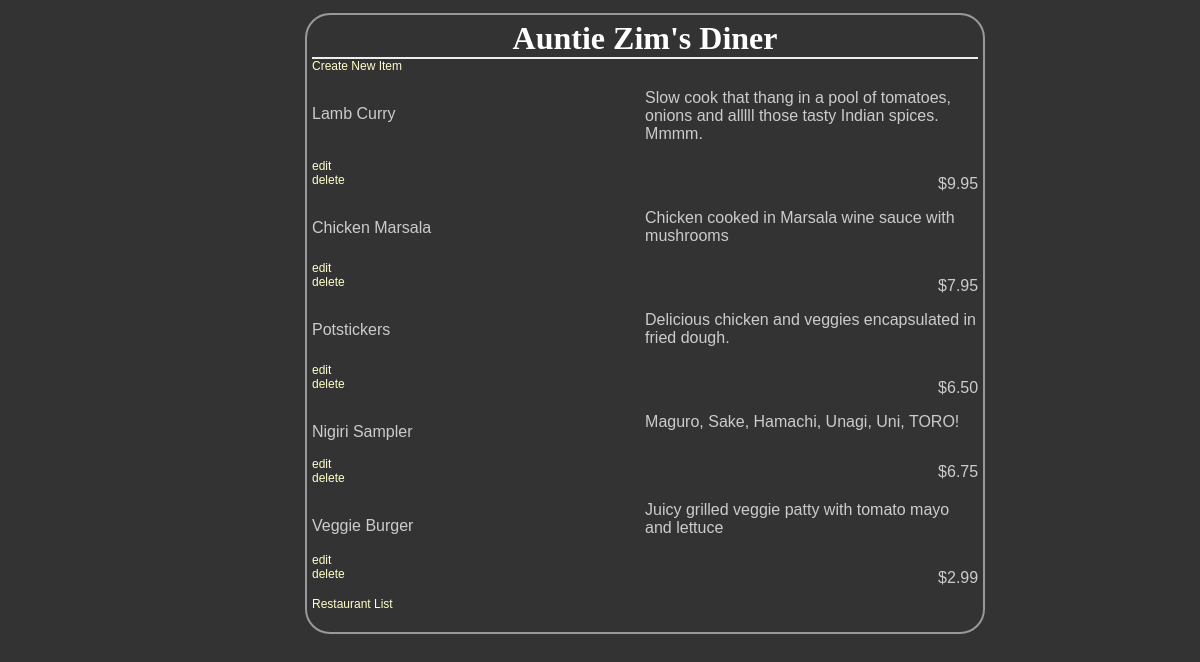
/restaurants/6/, run on the app's committed database.
### database_setup.py (models this page shows)
class Restaurant(Base):
    __tablename__ = 'restaurant'
    name = Column(String(80), nullable = False)
    id = Column(Integer, primary_key = True)

class MenuItem(Base):
    __tablename__ = 'menu_item'
    name = Column(String(80), nullable = False)
    id = Column(Integer, primary_key = True)
    course = Column(String(250))
    description = Column(String(250))
    price = Column(String(8))
    restaurant_id = Column(Integer, ForeignKey('restaurant.id'))
    restaurant = relationship(Restaurant)

### project.py (the view)
@app.route('/restaurants/<int:restaurant_id>/')
def restaurantMenu(restaurant_id = None):
    restaurant = session.query(Restaurant).filter_by(id = restaurant_id).first()
    if restaurant:
        items = session.query(MenuItem).filter_by(restaurant_id = restaurant.id)
        return render_template('menu.html', restaurant=restaurant, items=items)
    else:
        output = ''
        output += "<html><head><title>List Menu Items</title></head><body>"
        output += "<h2>No restaurant data found for ID#{0}</h2></body>".format(restaurant_id)
        return output

### templates/menu.html (shortened to what this page needs)
<html>
<head>
    <link rel=stylesheet type=text/css href="{{ url_for('static', filename='styles.css') }}">
</head>
<body>
    <div class = 'pane'>
        <div class = 'header'>
        <h1>{{ restaurant.name }}</h1>
    </div>
    <a href = "{{url_for('newMenuItem', restaurant_id = restaurant.id) }}">Create New Item</a>
    {% for i in items %}
        <div class = 'nameAndPrice'>
            <span class = 'name'><p>{{i.name}}</p></span>
            <span class = 'description'><p>{{i.description}}</p></span>
            <span class = 'price'><p>{{i.price}} </p></span>
        </div>
        <div class = "editdeletepane">
            <a href='{{url_for("editMenuItem", restaurant_id = restaurant.id, menu_id = i.id) }}'>edit</a>
            <a href='{{url_for("deleteMenuItem", restaurant_id = restaurant.id, menu_id = i.id ) }}'>delete</a>
        </div>
    {% endfor %}
    <p>
        <a href= "{{url_for('listRestaurants')}}">Restaurant List</a>
    </p>
</body>
</html>

### static/styles.css (style rules this page uses)
body { font-family: sans-serif; background-color: #333333 }
h1, h2, h3, h4 { color: #ffffff; }
h1, h2 { font-family: 'georgia', serif; margin: 0; }
h1 { border-bottom: 2px solid #eee; }
p, dd, dt { color: #cccccc; }
a { text-decoration: none; color: #ffffcc; font-size: .75em; }
.pane { position: absolute; left: 25%; border: 2px solid; border-radius: 25px; padding: 5px; margin: 5px; border-color: #999999; background-color: #333333 }
.header { left: 50%; text-align: center; }
.name { width: 50%; display: inline-block; float: left; }
.price { text-align: right; width: 50%; float: right; }

### data on the page
Restaurant: name "Auntie Zim's Diner"
MenuItem: name "Lamb Curry", description "Slow cook that thang in a pool of tomatoes, onions and alllll those tasty Indian spices. Mmmm.", price "$9.95"
MenuItem: name "Chicken Marsala", description "Chicken cooked in Marsala wine sauce with mushrooms", price "$7.95"
MenuItem: name "Potstickers", description "Delicious chicken and veggies encapsulated in fried dough.", price "$6.50"
MenuItem: name "Nigiri Sampler", description "Maguro, Sake, Hamachi, Unagi, Uni, TORO!", price "$6.75"
MenuItem: name "Veggie Burger", description "Juicy grilled veggie patty with tomato mayo and lettuce", price "$2.99"
